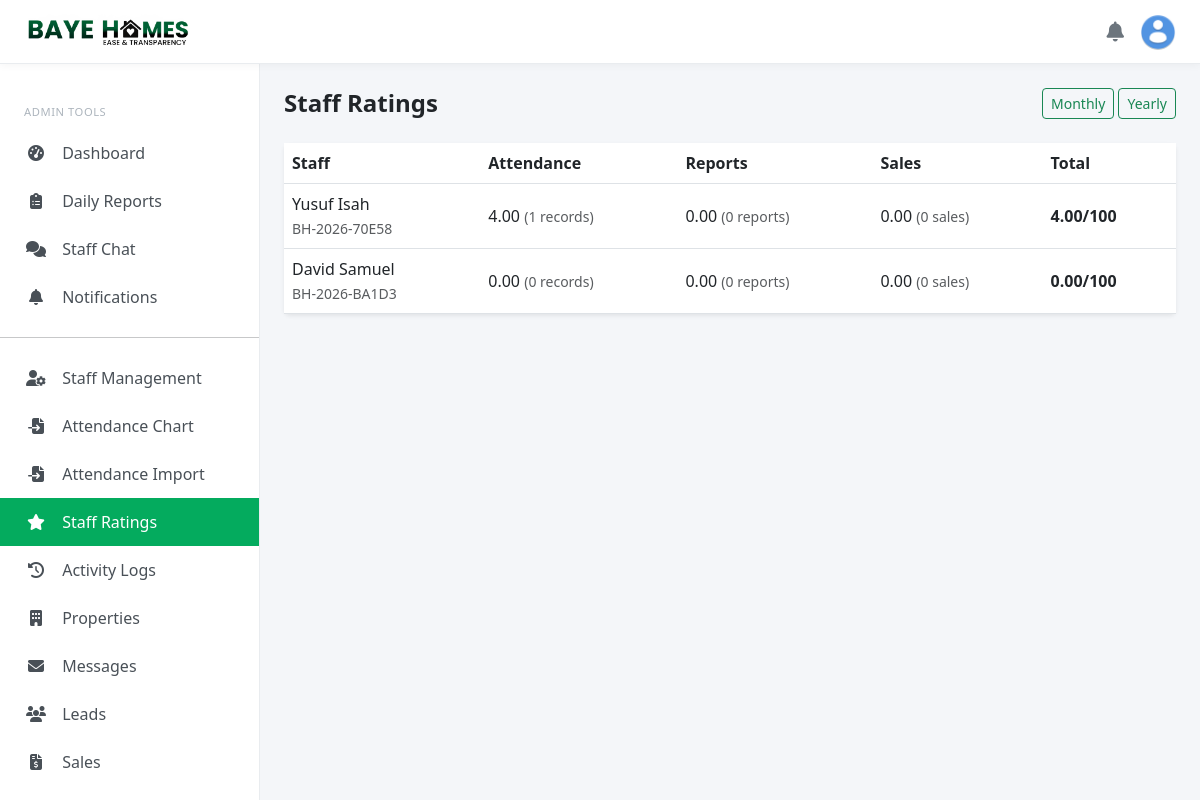
Page /staff/ratings (signed in) on the committed database.
### models.py (models this page shows, shortened)
class User(UserMixin, db.Model):
    __tablename__ = 'users'
    id = db.Column(db.String(36), primary_key=True, default=generate_uuid)
    username = db.Column(db.String(80), unique=True, nullable=True)
    email = db.Column(db.String(120), unique=True, nullable=False, index=True)
    password_hash = db.Column(db.String(256), nullable=False)
    first_name = db.Column(db.String(80))
    last_name = db.Column(db.String(80))
    phone = db.Column(db.String(20))
    role = db.Column(db.Enum(UserRole, values_callable=enum_values), default=UserRole.CUSTOMER)
    is_admin = db.Column(db.Boolean, default=False)
    is_active = db.Column(db.Boolean, default=True)
    email_verified = db.Column(db.Boolean, default=False)
    verification_token = db.Column(db.String(100), unique=True)
    reset_token = db.Column(db.String(100), unique=True)
    created_at = db.Column(db.DateTime, default=datetime.now(timezone.utc))
    updated_at = db.Column(db.DateTime, default=datetime.now(timezone.utc), onupdate=datetime.now(timezone.utc))
    profile = db.relationship('Profile', backref='user', uselist=False)
    saved_properties = db.relationship('SavedProperty', backref='customer', lazy='dynamic')
    property_inquiries = db.relationship('PropertyInquiry', backref='customer', lazy='dynamic')
    sales = db.relationship('Sale', foreign_keys='Sale.customer_id', backref='customer', lazy='dynamic')
    leads_assigned = db.relationship('Lead', foreign_keys='Lead.assigned_to', backref='staff_user')
    investments = db.relationship('Investment', foreign_keys='Investment.investor_id', backref='investor', lazy='dynamic')
    staff_profile = db.relationship('StaffProfile', foreign_keys='StaffProfile.user_id', backref='user', uselist=False)
    activity_logs = db.relationship('ActivityLog', backref='user', lazy='dynamic')
    def get_full_name(self):
        return f"{self.first_name or ''} {self.last_name or ''}".strip() or self.username or self.email
    def is_admin_user(self):
        return self.role == UserRole.ADMIN

class StaffProfile(db.Model):
    __tablename__ = 'staff_profiles'
    user_id = db.Column(db.String(36), db.ForeignKey('users.id'), primary_key=True)
    staff_id = db.Column(db.String(20), unique=True)
    department = db.Column(db.Enum(StaffDepartment, values_callable=enum_values), default=StaffDepartment.SALES)
    role = db.Column(db.String(50))
    hire_date = db.Column(db.DateTime, default=datetime.now(timezone.utc))
    phone_extension = db.Column(db.String(10))
    reports_to = db.Column(db.String(36), db.ForeignKey('users.id'), nullable=True)
    subordinates = db.relationship('User', foreign_keys=[reports_to], remote_side='User.id')

class StaffRating(db.Model):
    __tablename__ = 'staff_ratings'
    id = db.Column(db.String(36), primary_key=True, default=generate_uuid)
    staff_id = db.Column(db.String(36), db.ForeignKey('users.id'), nullable=False)
    period_type = db.Column(db.String(20), nullable=False)
    period_label = db.Column(db.String(20), nullable=False)
    attendance_score = db.Column(db.Numeric(5, 2), default=0)
    reporting_score = db.Column(db.Numeric(5, 2), default=0)
    sales_score = db.Column(db.Numeric(5, 2), default=0)
    total_score = db.Column(db.Numeric(5, 2), default=0)
    notes = db.Column(db.Text)
    created_at = db.Column(db.DateTime, default=datetime.now(timezone.utc))
    staff = db.relationship('User', foreign_keys=[staff_id], backref='ratings')

### blueprints/staff.py (the view)
@staff_bp.route('/ratings')
@login_required
@role_required(['admin'])
def ratings():
    period = request.args.get('period', 'monthly')
    today = date.today()
    if period == 'yearly':
        start = date(today.year, 1, 1)
        label = str(today.year)
    else:
        start = date(today.year, today.month, 1)
        label = today.strftime('%Y-%m')
    staff_members = staff_query().filter(User.role == UserRole.STAFF).all()
    rows = []
    for staff in staff_members:
        attendance = StaffAttendanceRecord.query.filter(StaffAttendanceRecord.staff_id == staff.id, StaffAttendanceRecord.attendance_date >= start).count()
        reports_count = StaffDailyReport.query.filter(StaffDailyReport.staff_id == staff.id, StaffDailyReport.report_date >= start).count()
        sales_count = Sale.query.filter(Sale.staff_id == staff.id, Sale.sale_date >= datetime.combine(start, datetime.min.time())).count()
        attendance_score = min(attendance * 4, 40)
        reporting_score = min(reports_count * 3, 30)
        sales_score = min(sales_count * 10, 30)
        total = attendance_score + reporting_score + sales_score
        rating = StaffRating.query.filter_by(staff_id=staff.id, period_type=period, period_label=label).first()
        if not rating:
            rating = StaffRating(staff_id=staff.id, period_type=period, period_label=label)
            db.session.add(rating)
        rating.attendance_score = attendance_score
        rating.reporting_score = reporting_score
        rating.sales_score = sales_score
        rating.total_score = total
        rows.append((staff, rating, attendance, reports_count, sales_count))
    db.session.commit()
    return render_template('staff/ratings.html', rows=rows, period=period)

### blueprints/staff.py (called while the page is built)
def staff_query():
    return User.query.filter(User.role.in_([UserRole.ADMIN, UserRole.STAFF]))

### templates/staff/ratings.html
{% extends "admin/base_admin.html" %}
{% block title %}Staff Ratings{% endblock %} {%
block content %}
<div class="d-flex justify-content-between align-items-center mb-4">
  <h4 class="fw-bold mb-0">Staff Ratings</h4>
  <div>
    <a
      class="btn btn-outline-success btn-sm"
      href="{{ url_for('staff.ratings', period='monthly') }}"
      >Monthly</a
    >
    <a
      class="btn btn-outline-success btn-sm"
      href="{{ url_for('staff.ratings', period='yearly') }}"
      >Yearly</a
    >
  </div>
</div>
<div class="card border-0 shadow-sm">
  <div class="table-responsive">
    <table class="table align-middle mb-0">
      <thead>
        <tr>
          <th>Staff</th>
          <th>Attendance</th>
          <th>Reports</th>
          <th>Sales</th>
          <th>Total</th>
        </tr>
      </thead>
      <tbody>
        {% for staff, rating, attendance, reports_count, sales_count in rows %}
        <tr>
          <td>
            {{ staff.get_full_name() }}<br /><small class="text-muted"
              >{{ staff.staff_profile.staff_id if staff.staff_profile else ''
              }}</small
            >
          </td>
          <td>
            {{ rating.attendance_score }}
            <small class="text-muted">({{ attendance }} records)</small>
          </td>
          <td>
            {{ rating.reporting_score }}
            <small class="text-muted">({{ reports_count }} reports)</small>
          </td>
          <td>
            {{ rating.sales_score }}
            <small class="text-muted">({{ sales_count }} sales)</small>
          </td>
          <td><strong>{{ rating.total_score }}/100</strong></td>
        </tr>
        {% else %}
        <tr>
          <td colspan="5" class="text-center text-muted py-4">
            No staff to rate.
          </td>
        </tr>
        {% endfor %}
      </tbody>
    </table>
  </div>
</div>
{% endblock %}

### templates/admin/base_admin.html (style rules this page uses)
:root { --bh-green: #04AB5E; --bh-sidebar-width: 260px; --bh-topbar-height: 64px; }
body { padding-top: var(--bh-topbar-height); background: #f4f6f9; overflow-x: hidden; }

### rows in the picture
User: get_full_name "Yusuf Isah", staff_profile "BH-2026-70E58", attendance_score "4.00", attendance "1", reporting_score "0.00", is_admin "0", sales_score "0.00", total_score "4.00"
User: get_full_name "David Samuel", staff_profile "BH-2026-BA1D3", attendance_score "0.00", is_admin "0", reporting_score "0.00", sales_score "0.00", total_score "0.00"
